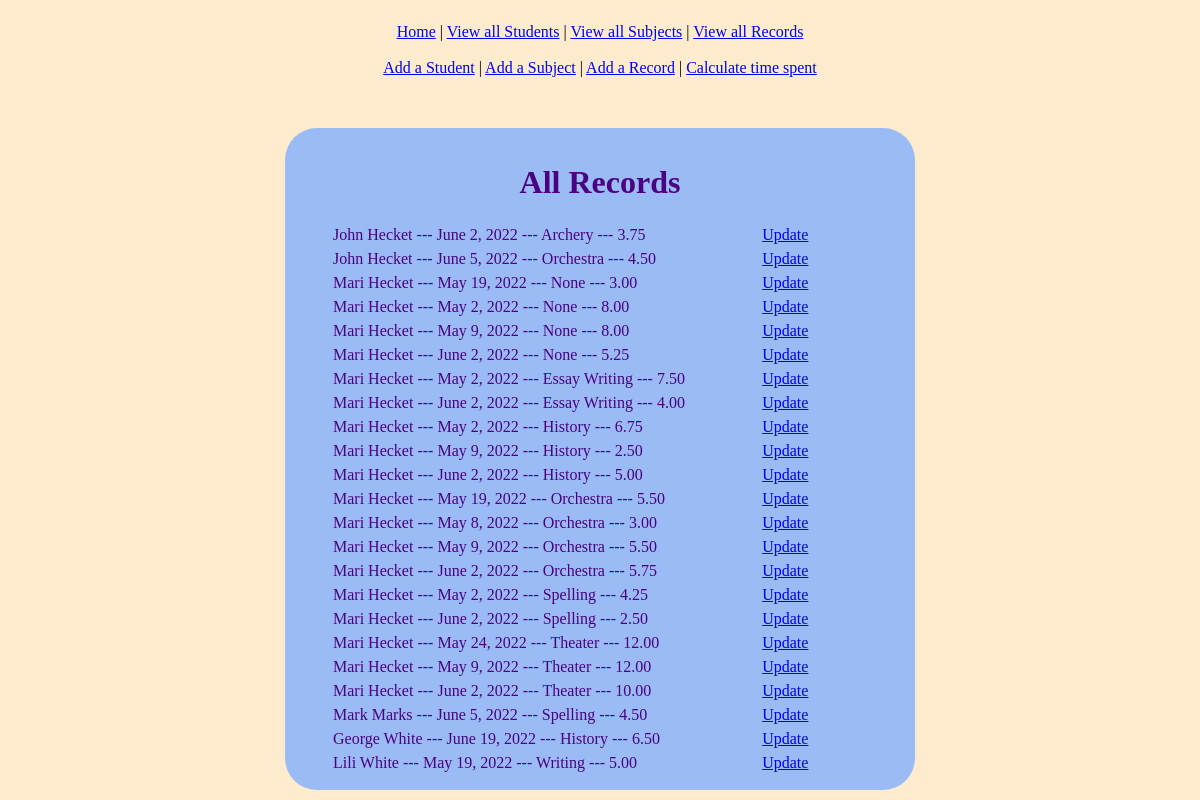
The app's page /records/ with its own data.
### records/models.py (models this page shows, shortened)
class Record(models.Model):
    date = models.DateField(default=datetime.date.today)
    completed = models.BooleanField(default=False)
    time_spent = models.DecimalField(max_digits=10, decimal_places=2)
    student = models.ForeignKey(Student, on_delete=models.SET_NULL, null=True)
    subject = models.ForeignKey(Subject, on_delete=models.SET_NULL, null=True)
    class Meta:
        ordering = ['date']
        unique_together = [['student', 'subject', 'date']]

class Student(models.Model):
    first_name = models.CharField(max_length=100)
    last_name = models.CharField(max_length=100)
    grade = models.IntegerField(blank=True, null=True)
    age = models.IntegerField(blank=True, null=True)
    class Meta:
        ordering = ['last_name', 'first_name']

class Subject(models.Model):
    name = models.CharField(max_length=100, unique=True)
    description = models.TextField(null=False, default='')
    extra_curricular = models.BooleanField(default=False)
    student = models.ManyToManyField(Student)
    def __str__(self):
        return self.name
    class Meta:
        ordering = ['name']

### records/views.py (the view)
# urls.py: path('records/', record_views.records_all),
def records_all(request):
    records = Record.objects.all().order_by('student', 'subject')
    return render(request, 'records/records_all_list.html', {'records':records})

### records/templates/records/records_all_list.html (shortened to what this page needs)
{% extends "records/head.html" %} {% load static %} {% block content%}
<div class="container">
<h1>All Records</h1>
{% for record in records %}
<table class="center">
  <tr>
    <td class="two-third">
      {{ record.student.first_name }} {{ record.student.last_name }} ---
      {{ record.date}} --- {{ record.subject }} --- {{ record.time_spent }}
    </td>
    <td>
      <a href="/record/{{record.id}}/">Update</a>
    </td>
  </tr>
</table>
{% endfor %}
</div>
{% endblock %}

### records/templates/records/head.html (style rules this page uses)
body { background-color: blanchedalmond; }
.container, .nav-links { width: 600px; border-radius: 2em; padding: 15px; margin-left: 50px; margin-right: 50px; margin: auto; }
.container { background-color:rgb(155, 187, 247); }
h1, h2, h3, li, h5, td { color:indigo; }
h1, h2, h3, h5 { text-align: center; }
.two-third { width: 80%; }
table { width: 90%; }
table.center { margin-left: auto; margin-right: auto; }

### records on screen
Record: student.first_name "John", student.last_name "Hecket", date "June 2, 2022", subject "Archery", time_spent "3.75"
Record: student.first_name "John", student.last_name "Hecket", date "June 5, 2022", subject "Orchestra", time_spent "4.50"
Record: student.first_name "Mari", student.last_name "Hecket", date "May 19, 2022", subject "None", time_spent "3.00"
Record: student.first_name "Mari", student.last_name "Hecket", date "May 2, 2022", subject "None", time_spent "8.00"
Record: student.first_name "Mari", student.last_name "Hecket", date "May 9, 2022", subject "None", time_spent "8.00"
Record: student.first_name "Mari", student.last_name "Hecket", date "June 2, 2022", subject "None", time_spent "5.25"
Record: student.first_name "Mari", student.last_name "Hecket", date "May 2, 2022", subject "Essay Writing", time_spent "7.50"
Record: student.first_name "Mari", student.last_name "Hecket", date "June 2, 2022", subject "Essay Writing", time_spent "4.00"
Record: student.first_name "Mari", student.last_name "Hecket", date "May 2, 2022", subject "History", time_spent "6.75"
Record: student.first_name "Mari", student.last_name "Hecket", date "May 9, 2022", subject "History", time_spent "2.50"
Record: student.first_name "Mari", student.last_name "Hecket", date "June 2, 2022", subject "History", time_spent "5.00"
Record: student.first_name "Mari", student.last_name "Hecket", date "May 19, 2022", subject "Orchestra", time_spent "5.50"
Record: student.first_name "Mari", student.last_name "Hecket", date "May 8, 2022", subject "Orchestra", time_spent "3.00"
Record: student.first_name "Mari", student.last_name "Hecket", date "May 9, 2022", subject "Orchestra", time_spent "5.50"
Record: student.first_name "Mari", student.last_name "Hecket", date "June 2, 2022", subject "Orchestra", time_spent "5.75"
Record: student.first_name "Mari", student.last_name "Hecket", date "May 2, 2022", subject "Spelling", time_spent "4.25"
Record: student.first_name "Mari", student.last_name "Hecket", date "June 2, 2022", subject "Spelling", time_spent "2.50"
Record: student.first_name "Mari", student.last_name "Hecket", date "May 24, 2022", subject "Theater", time_spent "12.00"
Record: student.first_name "Mari", student.last_name "Hecket", date "May 9, 2022", subject "Theater", time_spent "12.00"
Record: student.first_name "Mari", student.last_name "Hecket", date "June 2, 2022", subject "Theater", time_spent "10.00"
Record: student.first_name "Mark", student.last_name "Marks", date "June 5, 2022", subject "Spelling", time_spent "4.50"
Record: student.first_name "George", student.last_name "White", date "June 19, 2022", subject "History", time_spent "6.50"
Record: student.first_name "Lili", student.last_name "White", date "May 19, 2022", subject "Writing", time_spent "5.00"
